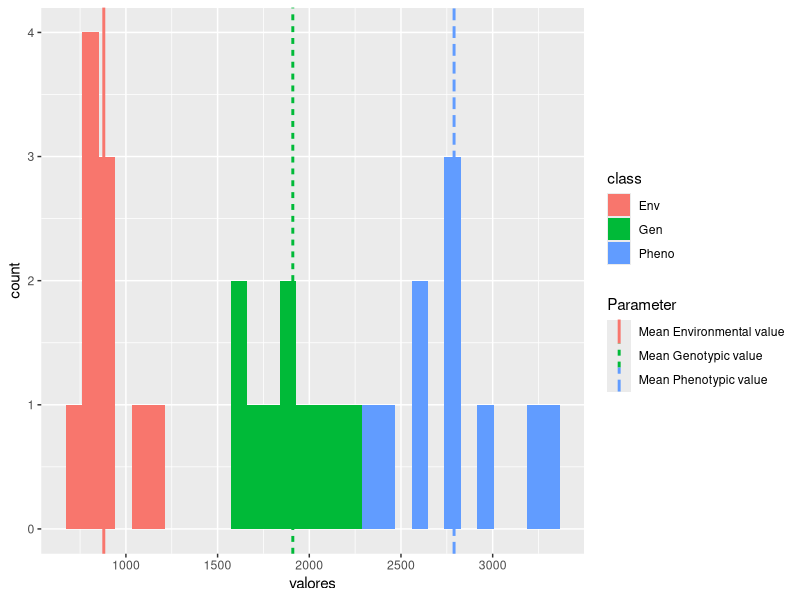
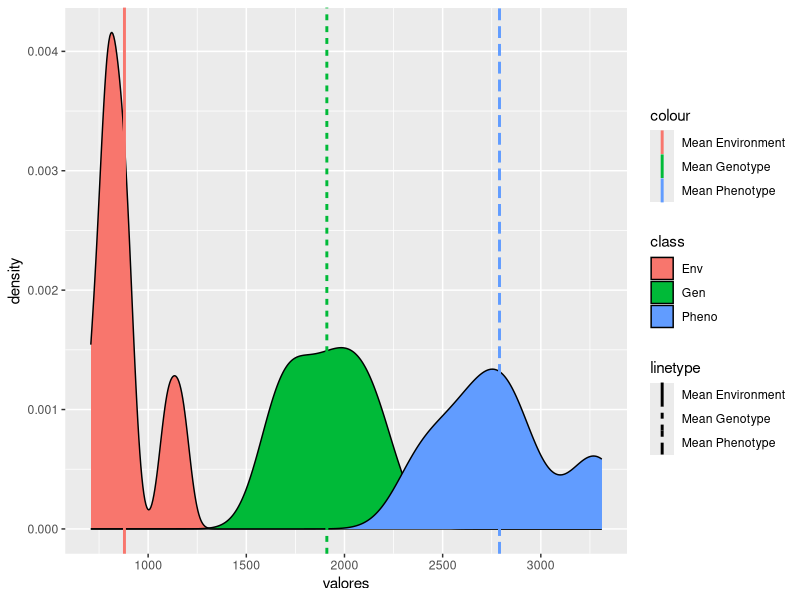
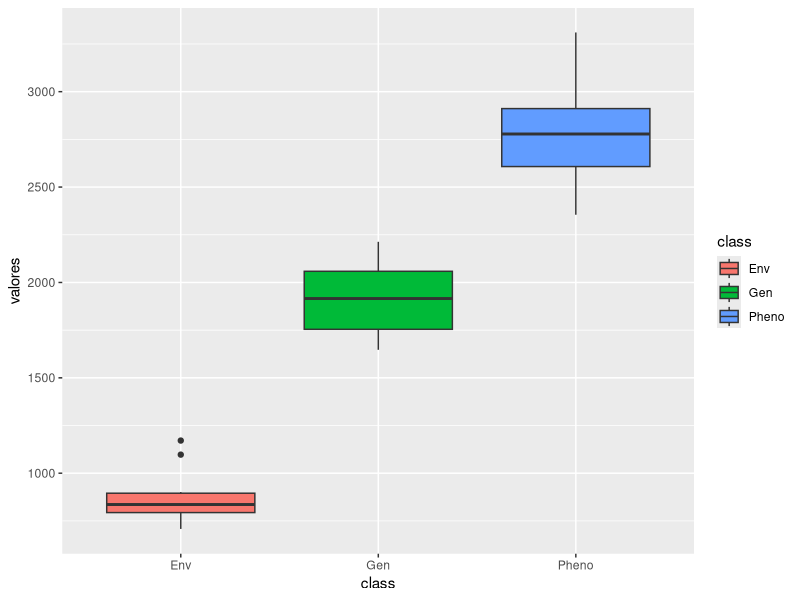
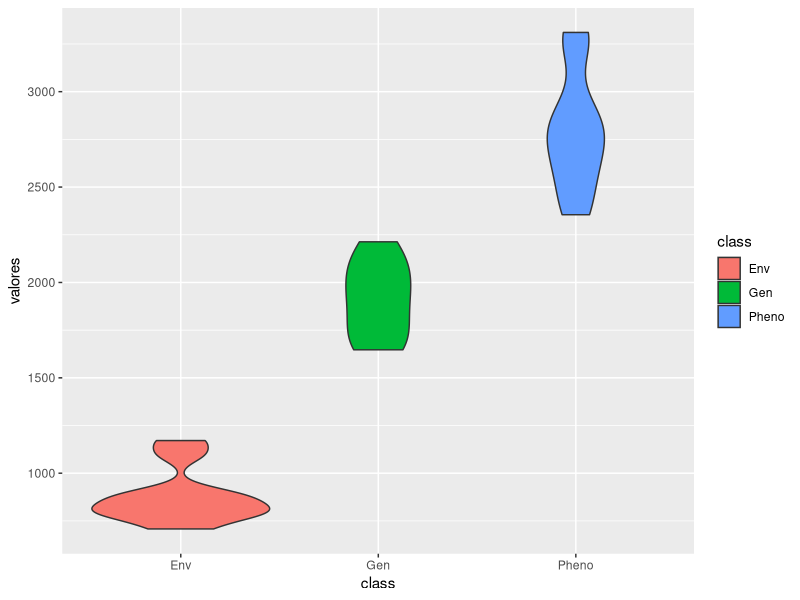
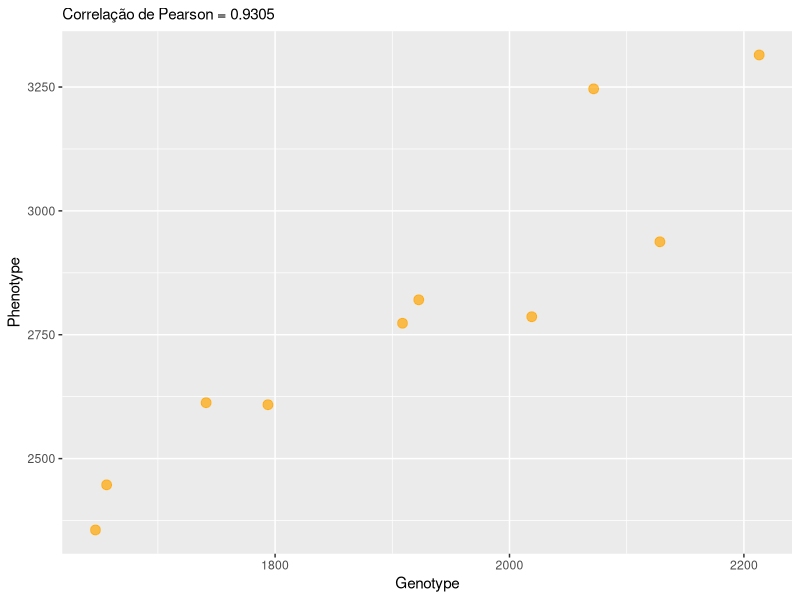
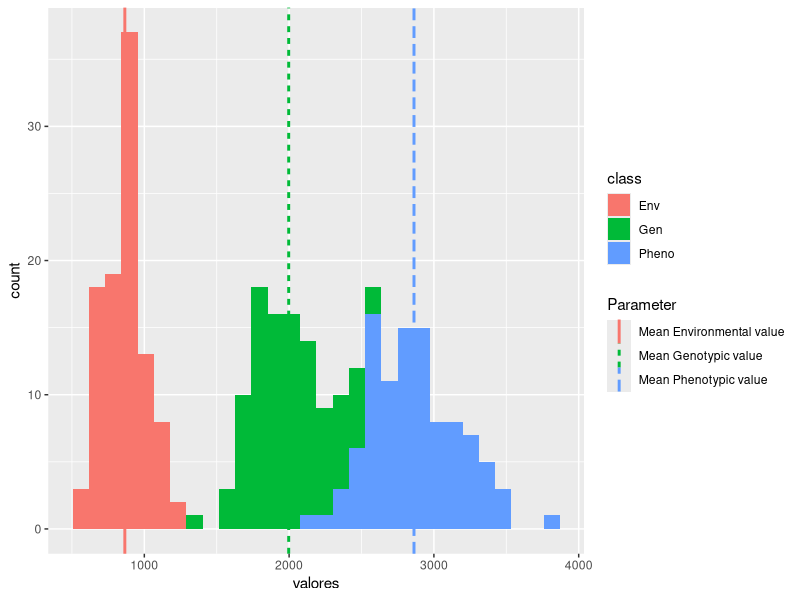
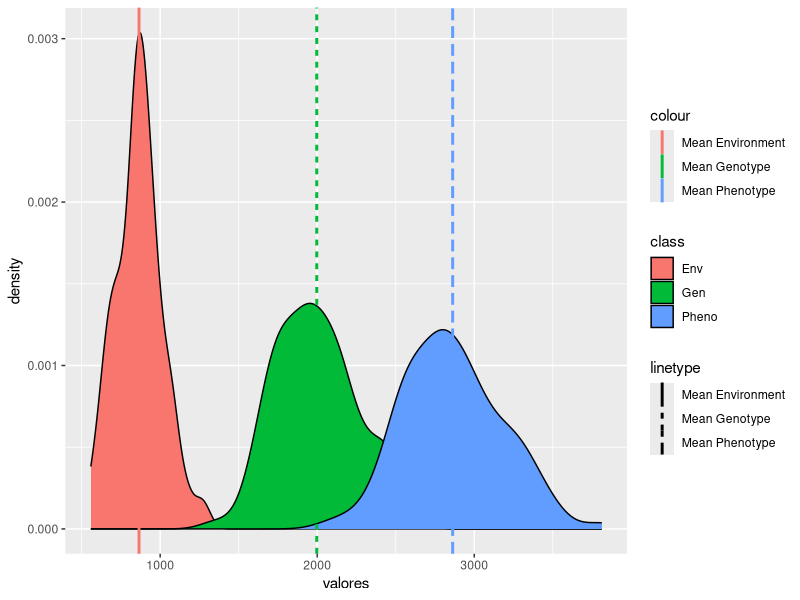
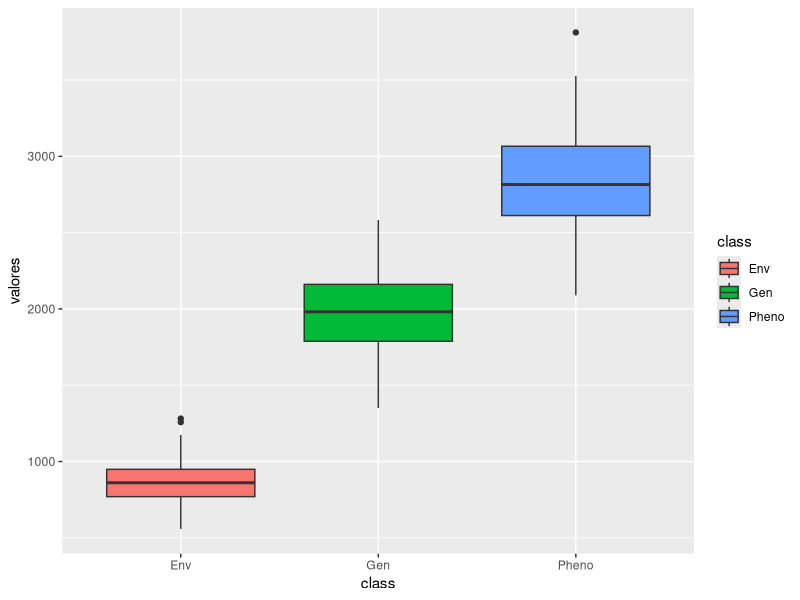

Reproduce these figures in R, in order.
## ---- chunk 1
#| warning: false
library(dplyr)
set.seed(8970011)

gen_10 <- rnorm(n=10, mean = 2000, sd = 276)
env_10 <- rnorm(n=10, mean = 859, sd = 165)
pheno_10 <- gen_10 + env_10

dados <- c(gen_10, env_10, pheno_10)
dat_10 <- data.frame("class" = c(rep("Gen", 10), rep("Env", 10), rep("Pheno", 10)),
                     "valores" = dados)

df_10 <- data.frame("Gen" = gen_10,
                    "Env" = env_10,
                    "Pheno" = pheno_10)

mean <- tapply(dat_10$valores, dat_10$class, mean)

var <- tapply(dat_10$valores, dat_10$class, var)
var
## ---- chunk 2
#| warning: false
library(ggplot2)

# Histogram
ggplot(data = dat_10, aes(x = valores, fill = class)) +
  geom_histogram()+
  geom_vline(aes(xintercept = mean["Gen"], linetype = "Mean Genotypic value", color = "Mean Genotypic value"), linewidth = 1) +
  geom_vline(aes(xintercept = mean["Env"],  linetype = "Mean Environmental value", color = "Mean Environmental value"), linewidth = 1) +
  geom_vline(aes(xintercept = mean["Pheno"],  linetype = "Mean Phenotypic value", color = "Mean Phenotypic value"), linewidth = 1)+
  labs(linetype = "Parameter", color = "Parameter")

# Density
ggplot(data = dat_10, aes(x = valores, fill = class)) +
  geom_density()+
  geom_vline(aes(xintercept = mean["Gen"], linetype = "Mean Genotype", color = "Mean Genotype"), linewidth = 1) +
  geom_vline(aes(xintercept = mean["Env"],  linetype = "Mean Environment", color = "Mean Environment"), linewidth = 1) +
  geom_vline(aes(xintercept = mean["Pheno"],  linetype = "Mean Phenotype", color = "Mean Phenotype"), linewidth = 1)

# Boxplot
ggplot(data = dat_10, aes(x = class, y= valores, fill = class)) +
  geom_boxplot() 

ggplot(data = dat_10, aes(x = class, y= valores, fill = class)) +
  geom_violin()

# Scatter plot
ggplot(data = df_10, aes(x = Gen, y = Pheno)) +
  geom_jitter(size = 3, alpha = 0.7, width = 0.2, color = "orange") +
  labs(x = "Genotype",
       y = "Phenotype",
       subtitle = paste("Correlação de Pearson =", round(cor(df_10$Gen, df_10$Pheno), 4)))
## ---- chunk 3
#| warning: false
library(dplyr)
set.seed(8970011)

gen_100 <- rnorm(n=100, mean = 2000, sd = 276)
env_100 <- rnorm(n=100, mean = 859, sd = 165)
pheno_100 <- gen_100 + env_100

dados <- c(gen_100, env_100, pheno_100)
dat_100 <- data.frame("class" = c(rep("Gen", 100), rep("Env", 100), rep("Pheno", 100)),
                     "valores" = dados)

df_100 <- data.frame("Gen" = gen_100,
                    "Env" = env_100,
                    "Pheno" = pheno_100)

mean <- tapply(dat_100$valores, dat_100$class, mean)

var <- tapply(dat_100$valores, dat_100$class, var)
var
## ---- chunk 4
#| warning: false
library(ggplot2)

# Histogram
ggplot(data = dat_100, aes(x = valores, fill = class)) +
  geom_histogram()+
  geom_vline(aes(xintercept = mean["Gen"], linetype = "Mean Genotypic value", color = "Mean Genotypic value"), linewidth = 1) +
  geom_vline(aes(xintercept = mean["Env"],  linetype = "Mean Environmental value", color = "Mean Environmental value"), linewidth = 1) +
  geom_vline(aes(xintercept = mean["Pheno"],  linetype = "Mean Phenotypic value", color = "Mean Phenotypic value"), linewidth = 1)+
  labs(linetype = "Parameter", color = "Parameter")

# Density
ggplot(data = dat_100, aes(x = valores, fill = class)) +
  geom_density()+
  geom_vline(aes(xintercept = mean["Gen"], linetype = "Mean Genotype", color = "Mean Genotype"), linewidth = 1) +
  geom_vline(aes(xintercept = mean["Env"],  linetype = "Mean Environment", color = "Mean Environment"), linewidth = 1) +
  geom_vline(aes(xintercept = mean["Pheno"],  linetype = "Mean Phenotype", color = "Mean Phenotype"), linewidth = 1)

# Boxplot
ggplot(data = dat_100, aes(x = class, y= valores, fill = class)) +
  geom_boxplot() 

ggplot(data = dat_100, aes(x = class, y= valores, fill = class)) +
  geom_violin()

# Scatter plot
ggplot(data = df_100, aes(x = Gen, y = Pheno)) +
  geom_jitter(size = 3, alpha = 0.7, width = 0.2, color = "orange") +
  labs(x = "Genotype",
       y = "Phenotype",
       subtitle = paste("Correlação de Pearson =", round(cor(df_100$Gen, df_100$Pheno), 4)))
## ---- chunk 5
#| warning: false
library(dplyr)
set.seed(8970011)

gen_1000 <- rnorm(n=1000, mean = 2000, sd = 276)
env_1000 <- rnorm(n=1000, mean = 859, sd = 165)
pheno_1000 <- gen_1000 + env_1000

dados <- c(gen_1000, env_1000, pheno_1000)
dat_1000 <- data.frame("class" = c(rep("Gen", 1000), rep("Env", 1000), rep("Pheno", 1000)),
                     "valores" = dados)

df_1000 <- data.frame("Gen" = gen_1000,
                    "Env" = env_1000,
                    "Pheno" = pheno_1000)

mean <- tapply(dat_1000$valores, dat_1000$class, mean)

var <- tapply(dat_1000$valores, dat_1000$class, var)
var
## ---- chunk 6
#| warning: false
library(ggplot2)

# Histogram
ggplot(data = dat_1000, aes(x = valores, fill = class)) +
  geom_histogram()+
  geom_vline(aes(xintercept = mean["Gen"], linetype = "Mean Genotypic value", color = "Mean Genotypic value"), linewidth = 1) +
  geom_vline(aes(xintercept = mean["Env"],  linetype = "Mean Environmental value", color = "Mean Environmental value"), linewidth = 1) +
  geom_vline(aes(xintercept = mean["Pheno"],  linetype = "Mean Phenotypic value", color = "Mean Phenotypic value"), linewidth = 1)

ggplot(data = dat_1000, aes(x = valores, fill = class)) +
  geom_histogram()+
  facet_grid(class ~ . , scale = "free_y")+
  geom_vline(aes(xintercept = mean["Gen"], linetype = "Mean Genotypic value", color = "Mean Genotypic value"), linewidth = 1) +
  geom_vline(aes(xintercept = mean["Env"],  linetype = "Mean Environmental value", color = "Mean Environmental value"), linewidth = 1) +
  geom_vline(aes(xintercept = mean["Pheno"],  linetype = "Mean Phenotypic value", color = "Mean Phenotypic value"), linewidth = 1)

# Density
ggplot(data = dat_1000, aes(x = valores, fill = class)) +
  geom_density()+
  geom_vline(aes(xintercept = mean["Gen"], linetype = "Mean Genotype", color = "Mean Genotype"), linewidth = 1) +
  geom_vline(aes(xintercept = mean["Env"],  linetype = "Mean Environment", color = "Mean Environment"), linewidth = 1) +
  geom_vline(aes(xintercept = mean["Pheno"],  linetype = "Mean Phenotype", color = "Mean Phenotype"), linewidth = 1)

# Boxplot
ggplot(data = dat_1000, aes(x = class, y= valores, fill = class)) +
  geom_boxplot() 

ggplot(data = dat_1000, aes(x = class, y= valores, fill = class)) +
  geom_violin()

# Scatter plot
ggplot(data = df_1000, aes(x = Gen, y = Pheno)) +
  geom_jitter(size = 3, alpha = 0.7, width = 0.2, color = "orange") +
  labs(x = "Genotype",
       y = "Phenotype",
       subtitle = paste("Correlação de Pearson =", round(cor(df_1000$Gen, df_1000$Pheno), 4)))
